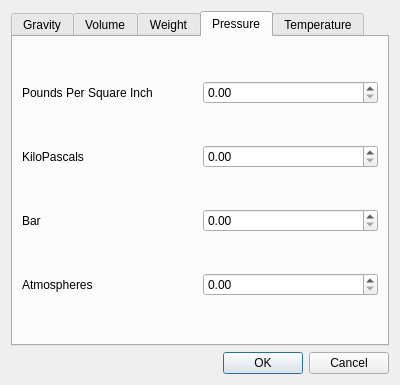
<?xml version="1.0" encoding="UTF-8"?>
<ui version="4.0">
 <class>ConversionTool</class>
 <widget class="QDialog" name="ConversionTool">
  <property name="geometry">
   <rect>
    <x>0</x>
    <y>0</y>
    <width>400</width>
    <height>385</height>
   </rect>
  </property>
  <property name="windowTitle">
   <string>Dialog</string>
  </property>
  <layout class="QGridLayout" name="gridLayout">
   <item row="2" column="0">
    <widget class="QDialogButtonBox" name="buttonBox">
     <property name="orientation">
      <enum>Qt::Horizontal</enum>
     </property>
     <property name="standardButtons">
      <set>QDialogButtonBox::Cancel|QDialogButtonBox::Ok</set>
     </property>
    </widget>
   </item>
   <item row="1" column="0">
    <widget class="QTabWidget" name="tabWidget">
     <property name="currentIndex">
      <number>3</number>
     </property>
     <widget class="QWidget" name="gravity">
      <attribute name="title">
       <string>Gravity</string>
      </attribute>
      <layout class="QGridLayout" name="gridLayout_3">
       <item row="2" column="0">
        <widget class="QLabel" name="platoLabel">
         <property name="text">
          <string>Plato</string>
         </property>
        </widget>
       </item>
       <item row="2" column="1">
        <widget class="QDoubleSpinBox" name="platoSpin"/>
       </item>
       <item row="3" column="0">
        <widget class="QLabel" name="brixLabel">
         <property name="text">
          <string>Brix</string>
         </property>
        </widget>
       </item>
       <item row="3" column="1">
        <widget class="QDoubleSpinBox" name="brixSpin"/>
       </item>
       <item row="1" column="0">
        <widget class="QLabel" name="gravLabel">
         <property name="text">
          <string>Specific Gravity</string>
         </property>
        </widget>
       </item>
       <item row="1" column="1">
        <widget class="QDoubleSpinBox" name="gravSpin">
         <property name="decimals">
          <number>3</number>
         </property>
         <property name="singleStep">
          <double>0.001000000000000</double>
         </property>
        </widget>
       </item>
      </layout>
     </widget>
     <widget class="QWidget" name="volume">
      <attribute name="title">
       <string>Volume</string>
      </attribute>
      <layout class="QGridLayout" name="gridLayout_5">
       <item row="3" column="1">
        <widget class="QDoubleSpinBox" name="gallonUSSpin">
         <property name="maximum">
          <double>1000.000000000000000</double>
         </property>
        </widget>
       </item>
       <item row="4" column="0">
        <widget class="QLabel" name="litresLabel">
         <property name="text">
          <string>Litres</string>
         </property>
        </widget>
       </item>
       <item row="5" column="0">
        <widget class="QLabel" name="quartUSLabel">
         <property name="text">
          <string>Quart US</string>
         </property>
        </widget>
       </item>
       <item row="5" column="1">
        <widget class="QDoubleSpinBox" name="quartSpin">
         <property name="singleStep">
          <double>1000.000000000000000</double>
         </property>
        </widget>
       </item>
       <item row="6" column="0">
        <widget class="QLabel" name="pintLabel">
         <property name="text">
          <string>Pint US</string>
         </property>
        </widget>
       </item>
       <item row="6" column="1">
        <widget class="QDoubleSpinBox" name="pintUSSpin">
         <property name="singleStep">
          <double>1000.000000000000000</double>
         </property>
        </widget>
       </item>
       <item row="1" column="1">
        <widget class="QDoubleSpinBox" name="barrelUSSpin"/>
       </item>
       <item row="2" column="1">
        <widget class="QDoubleSpinBox" name="gallonImpSpin">
         <property name="maximum">
          <double>1000.000000000000000</double>
         </property>
        </widget>
       </item>
       <item row="3" column="0">
        <widget class="QLabel" name="gallonsUSLabel">
         <property name="text">
          <string>Gallons US</string>
         </property>
        </widget>
       </item>
       <item row="2" column="0">
        <widget class="QLabel" name="gallonUSLabel">
         <property name="text">
          <string>Gallons IMP</string>
         </property>
        </widget>
       </item>
       <item row="1" column="0">
        <widget class="QLabel" name="barrelUSLabel">
         <property name="text">
          <string>Barrel US</string>
         </property>
        </widget>
       </item>
       <item row="0" column="1">
        <widget class="QDoubleSpinBox" name="barrelImpSpin"/>
       </item>
       <item row="4" column="1">
        <widget class="QDoubleSpinBox" name="litersSpin">
         <property name="maximum">
          <double>1000.000000000000000</double>
         </property>
        </widget>
       </item>
       <item row="0" column="0">
        <widget class="QLabel" name="barrelImpLabel">
         <property name="text">
          <string>Barrel IMP</string>
         </property>
        </widget>
       </item>
      </layout>
     </widget>
     <widget class="QWidget" name="weight">
      <attribute name="title">
       <string>Weight</string>
      </attribute>
      <layout class="QGridLayout" name="gridLayout_2">
       <item row="0" column="0">
        <widget class="QLabel" name="tonneLabel">
         <property name="text">
          <string>Tonne SI</string>
         </property>
        </widget>
       </item>
       <item row="0" column="1">
        <widget class="QDoubleSpinBox" name="tonneSpin"/>
       </item>
       <item row="7" column="0">
        <widget class="QLabel" name="poundLabel">
         <property name="text">
          <string>Pounds</string>
         </property>
        </widget>
       </item>
       <item row="5" column="1">
        <widget class="QDoubleSpinBox" name="kiloSpin"/>
       </item>
       <item row="5" column="0">
        <widget class="QLabel" name="kiloLabel">
         <property name="text">
          <string>Kilograms</string>
         </property>
        </widget>
       </item>
       <item row="7" column="1">
        <widget class="QDoubleSpinBox" name="poundSpin">
         <property name="maximum">
          <double>100000000.000000000000000</double>
         </property>
        </widget>
       </item>
       <item row="8" column="1">
        <widget class="QDoubleSpinBox" name="ounceSpin">
         <property name="maximum">
          <double>100000000.000000000000000</double>
         </property>
        </widget>
       </item>
       <item row="8" column="0">
        <widget class="QLabel" name="ounceLabel">
         <property name="text">
          <string>Ounces</string>
         </property>
        </widget>
       </item>
       <item row="9" column="1">
        <widget class="QDoubleSpinBox" name="gramSpin">
         <property name="maximum">
          <double>100000000.000000000000000</double>
         </property>
        </widget>
       </item>
       <item row="9" column="0">
        <widget class="QLabel" name="gramLabel">
         <property name="text">
          <string>Grams</string>
         </property>
        </widget>
       </item>
       <item row="4" column="1">
        <widget class="QDoubleSpinBox" name="tonSpin"/>
       </item>
       <item row="4" column="0">
        <widget class="QLabel" name="tonLabel">
         <property name="text">
          <string>Ton S</string>
         </property>
        </widget>
       </item>
      </layout>
     </widget>
     <widget class="QWidget" name="pressure">
      <attribute name="title">
       <string>Pressure</string>
      </attribute>
      <layout class="QGridLayout" name="gridLayout_4">
       <item row="8" column="0">
        <widget class="QLabel" name="atmoLabel">
         <property name="text">
          <string>Atmospheres</string>
         </property>
        </widget>
       </item>
       <item row="8" column="1">
        <widget class="QDoubleSpinBox" name="atmoSpin"/>
       </item>
       <item row="0" column="0">
        <widget class="QLabel" name="psiLabel">
         <property name="text">
          <string>Pounds Per Square Inch</string>
         </property>
        </widget>
       </item>
       <item row="2" column="0">
        <widget class="QLabel" name="kpLabel">
         <property name="text">
          <string>KiloPascals</string>
         </property>
        </widget>
       </item>
       <item row="0" column="1">
        <widget class="QDoubleSpinBox" name="psiSpin"/>
       </item>
       <item row="5" column="0">
        <widget class="QLabel" name="barLabel">
         <property name="text">
          <string>Bar</string>
         </property>
        </widget>
       </item>
       <item row="5" column="1">
        <widget class="QDoubleSpinBox" name="barSpin"/>
       </item>
       <item row="2" column="1">
        <widget class="QDoubleSpinBox" name="kpSpin"/>
       </item>
      </layout>
     </widget>
     <widget class="QWidget" name="temperature">
      <attribute name="title">
       <string>Temperature</string>
      </attribute>
      <widget class="QLabel" name="cLabel">
       <property name="geometry">
        <rect>
         <x>60</x>
         <y>70</y>
         <width>57</width>
         <height>15</height>
        </rect>
       </property>
       <property name="text">
        <string>Celsius</string>
       </property>
      </widget>
      <widget class="QLabel" name="fLabel">
       <property name="geometry">
        <rect>
         <x>60</x>
         <y>100</y>
         <width>57</width>
         <height>15</height>
        </rect>
       </property>
       <property name="text">
        <string>Fahrenheit</string>
       </property>
      </widget>
      <widget class="QDoubleSpinBox" name="celsiusSpin">
       <property name="geometry">
        <rect>
         <x>150</x>
         <y>60</y>
         <width>66</width>
         <height>24</height>
        </rect>
       </property>
      </widget>
      <widget class="QDoubleSpinBox" name="fahrenheitSpin">
       <property name="geometry">
        <rect>
         <x>150</x>
         <y>90</y>
         <width>66</width>
         <height>24</height>
        </rect>
       </property>
      </widget>
     </widget>
    </widget>
   </item>
  </layout>
 </widget>
 <resources/>
 <connections>
  <connection>
   <sender>buttonBox</sender>
   <signal>accepted()</signal>
   <receiver>ConversionTool</receiver>
   <slot>accept()</slot>
   <hints>
    <hint type="sourcelabel">
     <x>248</x>
     <y>254</y>
    </hint>
    <hint type="destinationlabel">
     <x>157</x>
     <y>274</y>
    </hint>
   </hints>
  </connection>
  <connection>
   <sender>buttonBox</sender>
   <signal>rejected()</signal>
   <receiver>ConversionTool</receiver>
   <slot>reject()</slot>
   <hints>
    <hint type="sourcelabel">
     <x>316</x>
     <y>260</y>
    </hint>
    <hint type="destinationlabel">
     <x>286</x>
     <y>274</y>
    </hint>
   </hints>
  </connection>
 </connections>
</ui>
